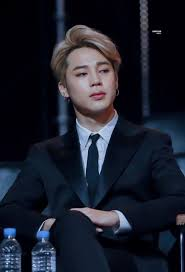
#> input picture jiminaah.jpeg, 185 x 272 px
$ python image_grad_opencv.py
#> lines starting #> are read from the running program, lines starting #| are printed output that depends on the picture
import cv2 as cv
import numpy as np
from matplotlib import pyplot as plt
img=cv.imread('jiminaah.jpeg',0)
#> img: shape (272, 185); min 0, max 227, mean 30.6
lap=cv.Laplacian(img,cv.CV_64F,ksize=3)
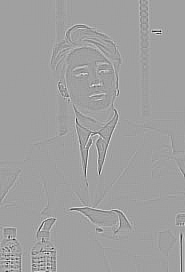
#> lap: shape (272, 185) float64; min -1318, max 780, mean 0.1; drawn with min black and max white
lap=np.uint8(np.absolute(lap))
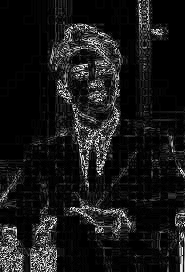
#> lap: shape (272, 185); min 0, max 254, mean 23.6
sobelX=cv.Sobel(img,cv.CV_64F,1,0)
sobelY=cv.Sobel(img,cv.CV_64F,0,1)
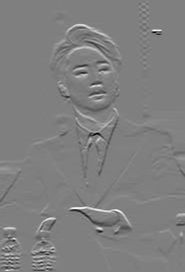
#> sobelY: shape (272, 185) float64; min -727, max 724, mean 0.8; drawn with min black and max white
sobelX=np.uint8(np.absolute(sobelX))
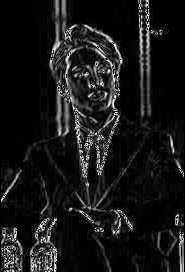
#> sobelX: shape (272, 185); min 0, max 255, mean 23.9
sobelY=np.uint8(np.absolute(sobelY))
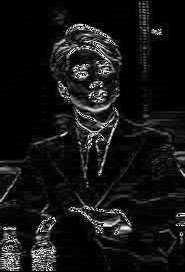
#> sobelY: shape (272, 185); min 0, max 255, mean 21
sobelcombine=cv.bitwise_or(sobelX,sobelY)
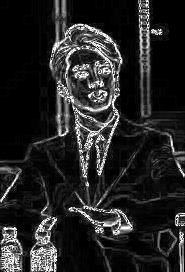
#> sobelcombine: shape (272, 185); min 0, max 255, mean 37.4
canny=cv.Canny(img,100,200,)
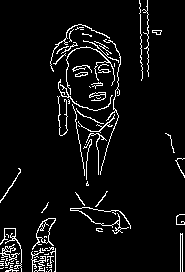
#> canny: shape (272, 185); 5.7% white in thin lines or dots
titles=['image','laplacian','SobelX','Sobely','sobelcombine','canny']
images=[img,lap,sobelX,sobelY,sobelcombine,canny]
for i in range(6):
    plt.subplot(3,2,i+1),plt.imshow(images[i],'gray')
    plt.title(titles[i])
    plt.xticks([]),plt.yticks([])

plt.show()
